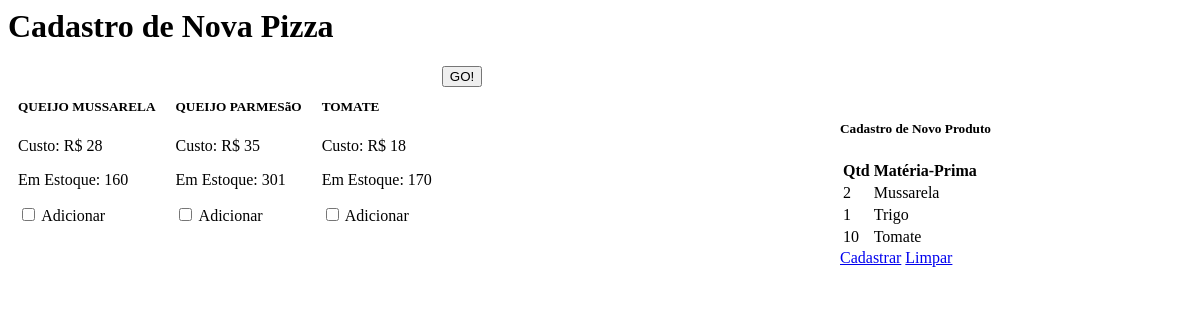
The page /cadastro/pizza.php on the database as committed earlier.
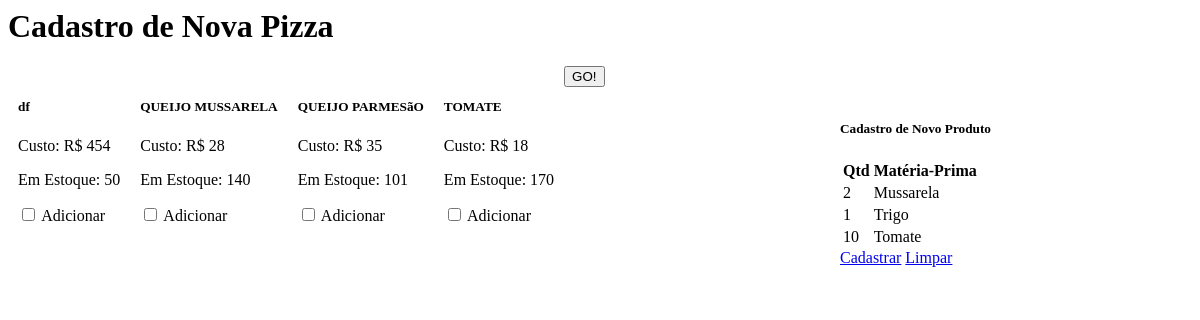
The same page on the database as committed later.
### tables this page shows
CREATE TABLE `materiaprima` (
  `id` int(11) NOT NULL,
  `nome` varchar(100) NOT NULL,
  `quantidade` float NOT NULL,
  `precoCompra` float NOT NULL,
  `precoUnidade` float NOT NULL,
  `qtdPedacos` int(11) NOT NULL,
  `tipoMateria` int(11) NOT NULL
);

### app/funcoes.php (called while the page is built, shortened)
<?php
	function limitarTexto($texto, $limite){
		$contador = strlen($texto);
	  		if ( $contador >= $limite ) {
				$texto = substr($texto, 0, strrpos(substr($texto, 0, $limite), ' ')) . '...';
			     return $texto;
	  		}else{
	    		return $texto;
	  	}
	}
?>

### cadastro/pizza.php (the view, shortened to what this page needs)
    <h1 class="text-center">Cadastro de Nova Pizza</h1>
    <div class="row">
    <form name="materiaprimas" action="home.php?fd=salvar&pg=pizza" method="post">
        <div class="card carrinho" style="width: 20em;">
            <div class="card-body">
                <h5 class="card-title">Cadastro de Novo Produto</h5>
            </div>
              <table class="table table-striped text-center">
                  <thead>
                      <tr>
                          <th scope="col">Qtd</th>
                          <th scope="col">Matéria-Prima</th>
                      </tr>
                  </thead>
                  <tbody>
                      <tr>
                          <td>2</td>
                          <td title="Nome completo do produto">Mussarela</td>
                      </tr>
                      <tr>
                          <td>1</td>
                          <td title="Nome completo do produto">Trigo</td>
                      </tr>
                      <tr>
                          <td>10</td>
                          <td title="Nome completo do produto">Tomate</td>
                      </tr>
                  </tbody>
              </table>
            <div class="card-body">
                <a href="#" class="btn btn-success">Cadastrar</a>
                <a href="#" class="btn btn-warning">Limpar</a>
            </div>
        </div>
<?php
    require_once "./app/conecta.php";
    require_once "./app/funcoes.php";
    $consulta = $pdo->prepare("SELECT * FROM materiaprima order by nome");
    $consulta->execute();
    while($dados = $consulta->fetch(PDO::FETCH_OBJ)){
        $id = $dados->id;
        $nome = $dados->nome;
        $quantidade = $dados->quantidade;
        $precoCompra = $dados->precoCompra;
        $titulo = $nome;
        $nome = limitarTexto($nome, 17);
        echo "<div class='card materia-prima col-md-3' >
                  <div class='card-body'>
                      <h5 class='card-title' title='$titulo'>$nome</h5>
                      <p class='card-text'>Custo: R$ $precoCompra </p>
                      <p class='card-text'>Em Estoque: $quantidade </p>
                      <div data-toggle='buttons'>
                          <label class='btn btn-primary'>
                              <input type='checkbox' autocomplete='off' name='id[]' value='$id'> Adicionar
                          </label>
                      </div>
                  </div>
              </div>";
    }
?>
    <button type="submit" class="btn btn-success">GO!</button>
    </form>
    </div>

### cadastro/pizza.php (style rules this page uses)
.materia-prima { float: left; margin: 10px; padding: -5px; }
.carrinho { float: right; margin: 2em; }

Rows that differ between the two databases and show on the page:
added materiaprima: nome "df", precoCompra "454", quantidade "50"
changed materiaprima "QUEIJO MUSSARELA": quantidade "160" → "140"
changed materiaprima "QUEIJO PARMESãO": quantidade "301" → "101"
